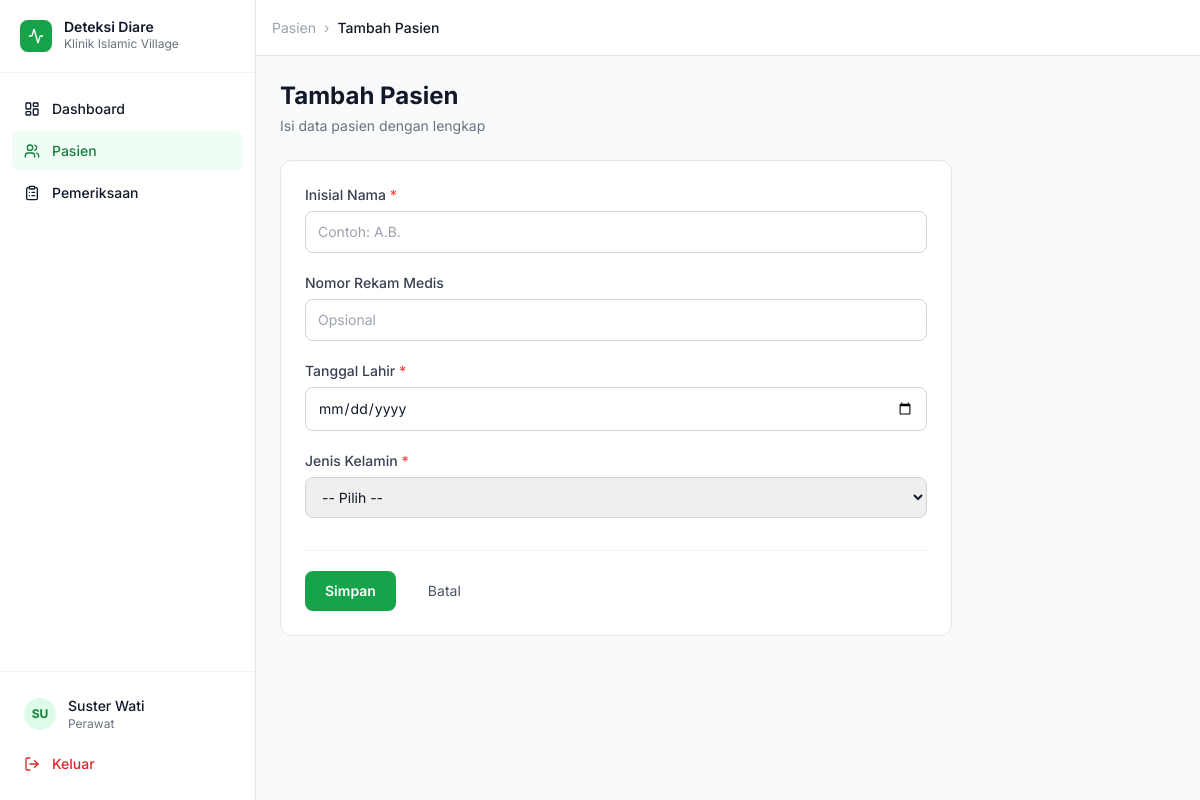
The app's page /pasien/tambah (signed in) with its own data.
### app/models/user.py (models this page shows, shortened)
class User(UserMixin, db.Model):
    __tablename__ = 'users'
    id = db.Column(db.Integer, primary_key=True)
    role_id = db.Column(db.Integer, db.ForeignKey('roles.id'), nullable=False)
    full_name = db.Column(db.String(100), nullable=False)
    username = db.Column(db.String(50), unique=True, nullable=False)
    email = db.Column(db.String(120), unique=True, nullable=False)
    password_hash = db.Column(db.String(256), nullable=False)
    is_active = db.Column(db.Boolean, default=True)
    last_login = db.Column(db.DateTime)
    created_at = db.Column(db.DateTime, default=datetime.utcnow)
    updated_at = db.Column(db.DateTime, default=datetime.utcnow, onupdate=datetime.utcnow)

### app/models/role.py (models this page shows, shortened)
class Role(db.Model):
    __tablename__ = 'roles'
    id = db.Column(db.Integer, primary_key=True)
    name = db.Column(db.String(50), unique=True, nullable=False)
    description = db.Column(db.String(255))
    created_at = db.Column(db.DateTime, default=datetime.utcnow)
    users = db.relationship('User', backref='role', lazy=True)

### app/patients/routes.py (the view, shortened to what this page needs)
@patients_bp.route('/tambah', methods=['GET', 'POST'])
@login_required
@roles_required('Administrator', 'Petugas administrasi', 'Perawat')
def create():
    form = PatientForm()
    return render_template('patients/form.html', form=form, title='Tambah Pasien')

### app/patients/forms.py
class PatientForm(FlaskForm):
    initials = StringField('Inisial Nama', validators=[DataRequired(), Length(min=1, max=10)])
    medical_record_number = StringField('Nomor Rekam Medis', validators=[Optional(), Length(max=50)])
    birth_date = DateField('Tanggal Lahir', validators=[DataRequired()])
    sex = SelectField('Jenis Kelamin', choices=[
        ('', '-- Pilih --'),
        ('Laki-laki', 'Laki-laki'),
        ('Perempuan', 'Perempuan')
    ], validators=[DataRequired()])
    submit = SubmitField('Simpan')

### app/templates/patients/form.html (shortened to what this page needs)
{% extends "layouts/app.html" %}
{% block breadcrumb %}<a href="{{ url_for('patients.index') }}" class="text-gray-400 hover:text-gray-600">Pasien</a><span class="text-gray-400 mx-1">›</span><span class="text-gray-900 font-medium">{{ title }}</span>{% endblock %}
{% block content %}
<div class="max-w-2xl">
    <div class="mb-6">
        <h1 class="text-2xl font-bold text-gray-900">{{ title }}</h1>
        <p class="text-sm text-gray-500 mt-1">Isi data pasien dengan lengkap</p>
    </div>
    <div class="bg-white rounded-xl border border-gray-200 p-6">
        <form method="POST">
            <div class="space-y-5">
                <div>
                    <label class="block text-sm font-medium text-gray-700 mb-1.5">Inisial Nama <span class="text-red-500">*</span></label>
                    {{ form.initials(class="w-full px-3 py-2.5 border border-gray-300 rounded-lg text-sm focus:outline-none focus:ring-2 focus:ring-green-500", placeholder="Contoh: A.B.") }}
                </div>
                <div>
                    <label class="block text-sm font-medium text-gray-700 mb-1.5">Nomor Rekam Medis</label>
                    {{ form.medical_record_number(class="w-full px-3 py-2.5 border border-gray-300 rounded-lg text-sm focus:outline-none focus:ring-2 focus:ring-green-500", placeholder="Opsional") }}
                </div>
                <div>
                    <label class="block text-sm font-medium text-gray-700 mb-1.5">Tanggal Lahir <span class="text-red-500">*</span></label>
                    {{ form.birth_date(class="w-full px-3 py-2.5 border border-gray-300 rounded-lg text-sm focus:outline-none focus:ring-2 focus:ring-green-500", type="date") }}
                </div>
                <div>
                    <label class="block text-sm font-medium text-gray-700 mb-1.5">Jenis Kelamin <span class="text-red-500">*</span></label>
                    {{ form.sex(class="w-full px-3 py-2.5 border border-gray-300 rounded-lg text-sm focus:outline-none focus:ring-2 focus:ring-green-500") }}
                </div>
            </div>
            <div class="flex items-center gap-3 mt-8 pt-5 border-t border-gray-100">
                {{ form.submit(class="bg-green-600 text-white px-5 py-2.5 rounded-lg text-sm font-semibold hover:bg-green-700 transition-colors cursor-pointer") }}
                <a href="{{ url_for('patients.index') }}" class="px-5 py-2.5 text-gray-600 text-sm hover:text-gray-900">Batal</a>
            </div>
        </form>
    </div>
</div>
{% endblock %}

### app/templates/layouts/app.html (shortened to what this page needs)
{% extends "layouts/base.html" %}
{% block body %}
<div class="flex h-full min-h-screen">
    <aside id="sidebar" class="hidden lg:flex flex-col w-64 bg-white border-r border-gray-200 fixed inset-y-0 z-30 transition-transform">
        <div class="flex items-center gap-3 px-5 py-5 border-b border-gray-100">
            <div class="w-8 h-8 bg-green-600 rounded-lg flex items-center justify-center">
                <i data-lucide="activity" class="w-4 h-4 text-white"></i>
            </div>
            <div>
                <p class="font-semibold text-gray-900 text-sm leading-none">Deteksi Diare</p>
                <p class="text-xs text-gray-500 mt-0.5">Klinik Islamic Village</p>
            </div>
        </div>
        <nav class="flex-1 overflow-y-auto px-3 py-4 space-y-0.5">
            {% set user_role = current_user.role.name if current_user.role else '' %}
            <a href="{{ url_for('dashboard.index') }}"
               class="sidebar-link {% if request.endpoint == 'dashboard.index' %}active{% endif %}">
                <i data-lucide="layout-dashboard" class="w-4 h-4"></i> Dashboard
            </a>
            <a href="{{ url_for('patients.index') }}"
               class="sidebar-link {% if 'patients' in request.endpoint %}active{% endif %}">
                <i data-lucide="users" class="w-4 h-4"></i> Pasien
            </a>
            {% if user_role in ['Administrator', 'Perawat', 'Dokter'] %}
            <a href="{{ url_for('examinations.index') }}"
               class="sidebar-link {% if 'examinations' in request.endpoint %}active{% endif %}">
                <i data-lucide="clipboard-list" class="w-4 h-4"></i> Pemeriksaan
            </a>
            {% endif %}
        </nav>
        <div class="border-t border-gray-100 px-3 py-4">
            <div class="flex items-center gap-3 px-3 py-2">
                <div class="w-8 h-8 rounded-full bg-green-100 flex items-center justify-center text-green-700 text-xs font-bold">
                    {{ current_user.full_name[:2].upper() }}
                </div>
                <div class="flex-1 min-w-0">
                    <p class="text-sm font-medium text-gray-900 truncate">{{ current_user.full_name }}</p>
                    <p class="text-xs text-gray-500 truncate">{{ current_user.role.name if current_user.role else '' }}</p>
                </div>
            </div>
            <a href="{{ url_for('auth.logout') }}" class="sidebar-link mt-1 text-red-600 hover:bg-red-50 hover:text-red-700">
                <i data-lucide="log-out" class="w-4 h-4"></i> Keluar
            </a>
        </div>
    </aside>
    <div class="flex-1 flex flex-col lg:pl-64">
        <header class="sticky top-0 z-10 bg-white border-b border-gray-200 h-14 flex items-center px-4 gap-4">
            <nav class="flex items-center gap-1 text-sm text-gray-500 flex-1">
                {% block breadcrumb %}{% endblock %}
            </nav>
        </header>
        <main class="flex-1 p-4 md:p-6">
            {% block content %}{% endblock %}
        </main>
    </div>
</div>
{% endblock %}

### app/templates/layouts/base.html (style rules this page uses)
body { font-family: 'Inter', sans-serif; }
.sidebar-link { @apply flex items-center gap-3 px-3 py-2.5 rounded-lg text-sm font-medium transition-colors; }
.sidebar-link.active { @apply bg-green-50 text-green-700; }

### records on screen
User: full_name "SU", full_name "Suster Wati"
Role: role "Perawat"

### other values on screen
{{ title }} "Tambah Pasien"
